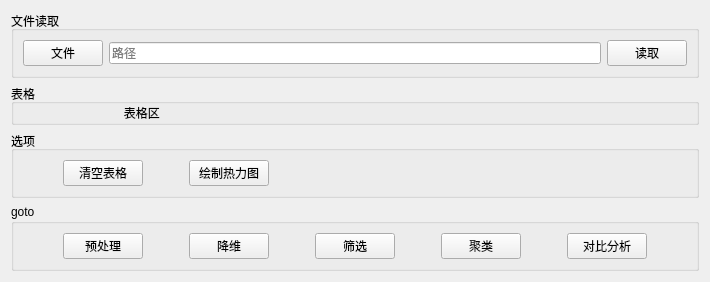
    <widget class="QWidget" name="pageArray">
     <layout class="QVBoxLayout" name="verticalLayout_19">
      <item>
       <widget class="QGroupBox" name="groupBox_7">
        <property name="title">
         <string>文件读取</string>
        </property>
        <layout class="QHBoxLayout" name="horizontalLayout_27">
         <item>
          <widget class="QPushButton" name="bnArray">
           <property name="text">
            <string>文件</string>
           </property>
          </widget>
         </item>
         <item>
          <widget class="QLineEdit" name="leArray">
           <property name="placeholderText">
            <string>路径</string>
           </property>
          </widget>
         </item>
         <item>
          <widget class="QPushButton" name="csvReadBt">
           <property name="text">
            <string>读取</string>
           </property>
          </widget>
         </item>
        </layout>
       </widget>
      </item>
      <item>
       <widget class="QGroupBox" name="tableArea">
        <property name="sizePolicy">
         <sizepolicy hsizetype="Preferred" vsizetype="Expanding">
          <horstretch>0</horstretch>
          <verstretch>0</verstretch>
         </sizepolicy>
        </property>
        <property name="title">
         <string>表格</string>
        </property>
        <layout class="QHBoxLayout" name="horizontalLayout_29">
         <property name="spacing">
          <number>0</number>
         </property>
         <property name="leftMargin">
          <number>0</number>
         </property>
         <property name="topMargin">
          <number>0</number>
         </property>
         <property name="rightMargin">
          <number>0</number>
         </property>
         <property name="bottomMargin">
          <number>0</number>
         </property>
         <item>
          <widget class="QLabel" name="tableLable">
           <property name="text">
            <string>                                 表格区</string>
           </property>
          </widget>
         </item>
        </layout>
       </widget>
      </item>
      <item>
       <widget class="QGroupBox" name="groupBox_14">
        <property name="title">
         <string>选项</string>
        </property>
        <layout class="QHBoxLayout" name="horizontalLayout_48">
         <item>
          <spacer name="horizontalSpacer_36">
           <property name="orientation">
            <enum>Qt::Horizontal</enum>
           </property>
           <property name="sizeType">
            <enum>QSizePolicy::Minimum</enum>
           </property>
           <property name="sizeHint" stdset="0">
            <size>
             <width>40</width>
             <height>20</height>
            </size>
           </property>
          </spacer>
         </item>
         <item>
          <widget class="QPushButton" name="delCSVBt">
           <property name="styleSheet">
            <string notr="true">
													hover {
													background-color: (255, 26, 118, 10);   /* 悬停背景 */
													}
												</string>
           </property>
           <property name="text">
            <string>清空表格</string>
           </property>
          </widget>
         </item>
         <item>
          <spacer name="horizontalSpacer_72">
           <property name="orientation">
            <enum>Qt::Horizontal</enum>
           </property>
           <property name="sizeType">
            <enum>QSizePolicy::Minimum</enum>
           </property>
           <property name="sizeHint" stdset="0">
            <size>
             <width>40</width>
             <height>20</height>
            </size>
           </property>
          </spacer>
         </item>
         <item>
          <widget class="QPushButton" name="bnHeatMap">
           <property name="text">
            <string>绘制热力图</string>
           </property>
          </widget>
         </item>
         <item>
          <spacer name="horizontalSpacer_71">
           <property name="orientation">
            <enum>Qt::Horizontal</enum>
           </property>
           <property name="sizeHint" stdset="0">
            <size>
             <width>40</width>
             <height>20</height>
            </size>
           </property>
          </spacer>
         </item>
        </layout>
       </widget>
      </item>
      <item>
       <widget class="QGroupBox" name="groupBox_8">
        <property name="title">
         <string>goto</string>
        </property>
        <layout class="QHBoxLayout" name="horizontalLayout_28">
         <item>
          <spacer name="horizontalSpacer_50">
           <property name="orientation">
            <enum>Qt::Horizontal</enum>
           </property>
           <property name="sizeType">
            <enum>QSizePolicy::Minimum</enum>
           </property>
           <property name="sizeHint" stdset="0">
            <size>
             <width>40</width>
             <height>20</height>
            </size>
           </property>
          </spacer>
         </item>
         <item>
          <widget class="QPushButton" name="gotoProBt">
           <property name="text">
            <string>预处理</string>
           </property>
          </widget>
         </item>
         <item>
          <spacer name="horizontalSpacer_69">
           <property name="orientation">
            <enum>Qt::Horizontal</enum>
           </property>
           <property name="sizeType">
            <enum>QSizePolicy::Minimum</enum>
           </property>
           <property name="sizeHint" stdset="0">
            <size>
             <width>40</width>
             <height>20</height>
            </size>
           </property>
          </spacer>
         </item>
         <item>
          <widget class="QPushButton" name="gotoPCABt">
           <property name="text">
            <string> 降维 </string>
           </property>
          </widget>
         </item>
         <item>
          <spacer name="horizontalSpacer_43">
           <property name="orientation">
            <enum>Qt::Horizontal</enum>
           </property>
           <property name="sizeType">
            <enum>QSizePolicy::Minimum</enum>
           </property>
           <property name="sizeHint" stdset="0">
            <size>
             <width>40</width>
             <height>20</height>
            </size>
           </property>
          </spacer>
         </item>
         <item>
          <widget class="QPushButton" name="gotoFinfBt">
           <property name="text">
            <string>筛选</string>
           </property>
          </widget>
         </item>
         <item>
          <spacer name="horizontalSpacer_45">
           <property name="orientation">
            <enum>Qt::Horizontal</enum>
           </property>
           <property name="sizeType">
            <enum>QSizePolicy::Minimum</enum>
           </property>
           <property name="sizeHint" stdset="0">
            <size>
             <width>40</width>
             <height>20</height>
            </size>
           </property>
          </spacer>
         </item>
         <item>
          <widget class="QPushButton" name="gotoKMBt">
           <property name="text">
            <string>聚类</string>
           </property>
          </widget>
         </item>
         <item>
          <spacer name="horizontalSpacer_46">
           <property name="orientation">
            <enum>Qt::Horizontal</enum>
           </property>
           <property name="sizeType">
            <enum>QSizePolicy::Minimum</enum>
           </property>
           <property name="sizeHint" stdset="0">
            <size>
             <width>40</width>
             <height>20</height>
            </size>
           </property>
          </spacer>
         </item>
         <item>
          <widget class="QPushButton" name="gotoExpBt">
           <property name="text">
            <string>对比分析</string>
           </property>
          </widget>
         </item>
         <item>
          <spacer name="horizontalSpacer_44">
           <property name="orientation">
            <enum>Qt::Horizontal</enum>
           </property>
           <property name="sizeHint" stdset="0">
            <size>
             <width>40</width>
             <height>20</height>
            </size>
           </property>
          </spacer>
         </item>
        </layout>
       </widget>
      </item>
     </layout>
    </widget>
